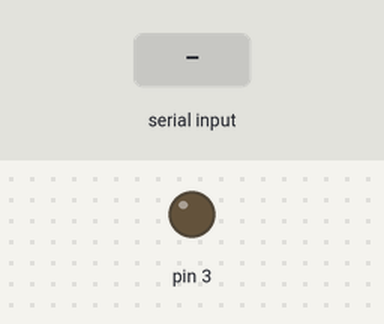
Bench run of a sketch on a simulated Arduino Uno, built with avr-gcc and run on an emulated ATmega328P. On the bench: output pins drawn as LEDs (lit = HIGH). The inputs (shaded band) are chosen by the test bench.

Above: at 1.2 s.
1.3 s: "90,45\n" received over Serial
At 1.7 s:
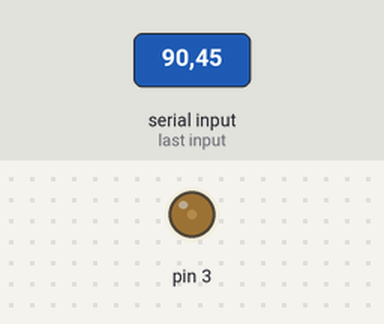
3.8 s: "30,150\n" received over Serial
At 4.6 s:
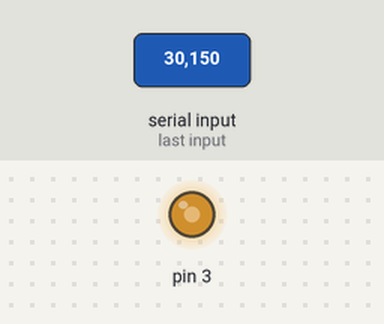
6.3 s: "200\n" received over Serial
At 6.6 s:
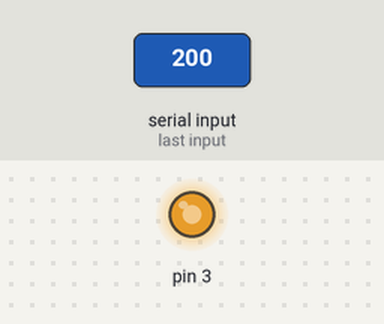
Timing chart, 0 to 9.3 s (numbered marks = the images above; inputs shaded):
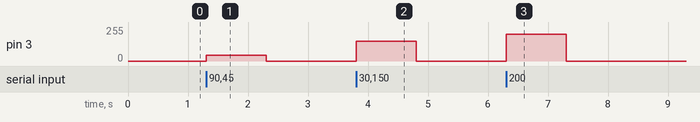

The sketch:

PWMGuiSlider.ino
```cpp
void setup() {
  pinMode(3, OUTPUT);
  Serial.begin(9600); // opens serial port, sets data rate to 9600 bps
}

void loop() {

  if (Serial.available() > 0) {
    // read the incoming byte:
    int incomingByte = Serial.parseInt();

    analogWrite(3, incomingByte);
  }
}
```

Measured:
- after the input at 1.3 s, pin 3: 0/255 → 45/255 at once, → 0/255 1.0 s later
- after the input at 3.8 s, pin 3: 0/255 → 150/255 at once, → 0/255 1.0 s later
- after the input at 6.3 s, pin 3: 0/255 → 200/255 at once, → 0/255 1.0 s later
